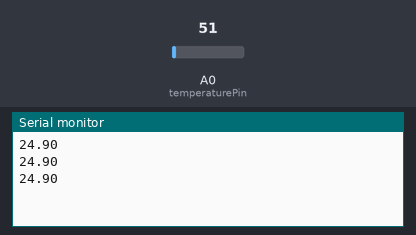
Bench run of a sketch on a simulated Arduino Uno, built with avr-gcc and run on an emulated ATmega328P. Shown: the last lines printed to the serial monitor. The test bench sets the inputs (shaded band); at power-on: A0 (temperaturePin) = 51.

Above: at 1.2 s.
1.3 s: A0 (temperaturePin) set to 61
At 1.86 s:
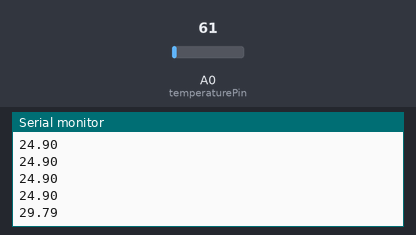
2.8 s: A0 (temperaturePin) set to 71
At 3.06 s:
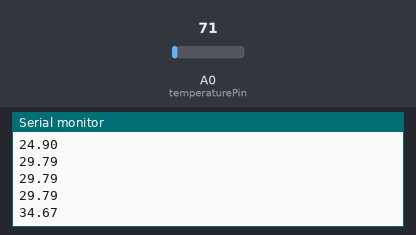
Timing chart, 0 to 5.8 s (numbered marks = the images above; inputs shaded):
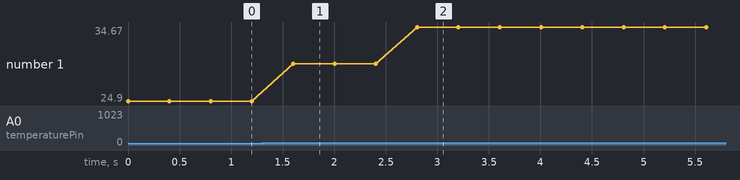

Measured:
- after the input at 1.3 s, the serial monitor: prints a new line after 0.30 s (image 1)
- after the input at 2.8 s, the serial monitor: prints a new line at once (image 2)
- plotted number 1: 24.9 → 29.79 after the input at 1.3 s, 29.79 → 34.67 after the input at 2.8 s

The sketch:

tinker2.ino
```cpp
const int temperaturePin = 0;
 void setup() {
  Serial.begin(9600);  //시리얼 통신속도 설정
}

void loop() {
  int reading = analogRead(temperaturePin);  //센서값 읽어옴
  float temp = (5.0*reading*100.0)/1024.0;
  Serial.println(temp);  //센서값 섭씨온도로 변환(LM35 계산 공식에 의함)
  delay(400);
}
```
